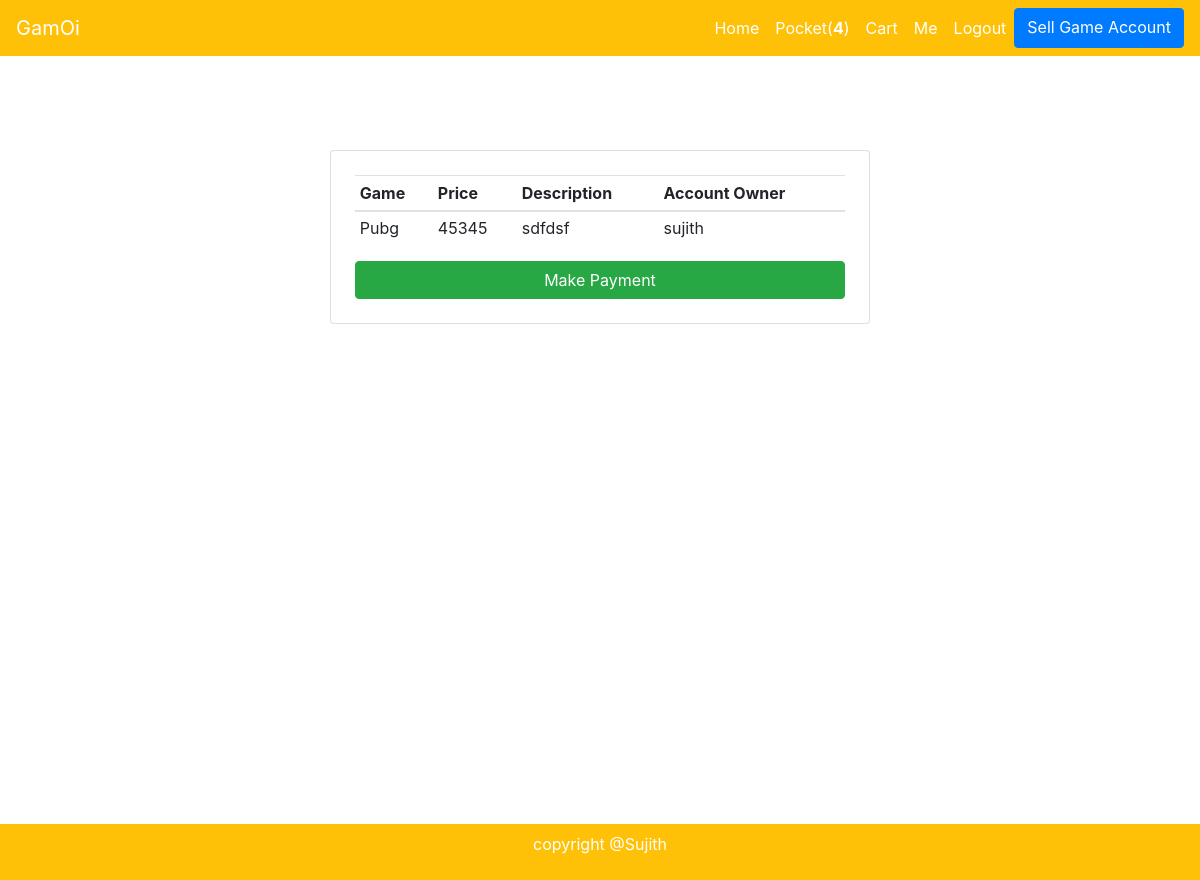
Page /payment/11/ (signed in) on the committed database.
### core/models.py (models this page shows, shortened)
class CartOrder(models.Model):
    user = models.ForeignKey(settings.AUTH_USER_MODEL, on_delete=models.CASCADE)
    game_accounts = models.ManyToManyField(CartItem)
    cart_created_on = models.DateTimeField(auto_now_add=True)
    account_delivered = models.BooleanField(default=False)

class GameAccounts(models.Model):
    description = models.CharField(max_length=300)
    rate = models.PositiveIntegerField()
    game = models.ForeignKey(ListedGames, on_delete=models.CASCADE)
    acc_owner = models.ForeignKey(settings.AUTH_USER_MODEL, on_delete=models.CASCADE, null=True, blank=True)
    payment_done = models.BooleanField(default=False)
    ordered = models.BooleanField(default=False)

class ListedGames(models.Model):
    name = models.CharField(max_length=300)
    theme_image = models.ImageField()
    slug = models.SlugField()
    def __str__(self):
        return self.name
    class Meta:
        verbose_name_plural='Listed Games'

### core/views.py (the view)
# urls.py: path('payment/<int:pk>/', CheckoutView.as_view(), name='checkout'),
class CheckoutView(View):
    def get(self, request, pk, *args, **kwargs):
        try:
            game_account = GameAccounts.objects.get(pk=pk)
            currency = 'INR'
            amount = game_account.rate*100  # Rs. 200
            razorpay_order = razorpay_client.order.create(dict(amount=amount,
                                                       currency=currency,
                                                       payment_capture='0'))
            razorpay_order_id = razorpay_order['id']
            callback_url = "paymenthandler/"
            context = {}
            context['game_account'] = game_account
            context['razorpay_order_id'] = razorpay_order_id
            context['razorpay_merchant_key'] = settings.RAZOR_KEY_ID
            context['razorpay_amount'] = amount
            context['currency'] = currency
            context['callback_url'] = callback_url
            return render(request, "core/checkout.html", context)
        except ObjectDoesNotExist:
            return redirect("core:home")

### core/templatetags/custom_tags.py (called while the page is built)
@register.filter
def cart_item_count(user):
    if user.is_authenticated:
        qs = CartOrder.objects.filter(user=user)
        if qs.exists():
            return qs[0].game_accounts.count()
    return 0

### templates/core/checkout.html (shortened to what this page needs)
{% extends "base.html" %}
{% block content %}
  <main>
    <div class="container">
        <div class="row justify-content-center my_card">
            <div class="col-md-6 col-12 m_card">
                <div class="card p-4">
                    <table class="table table-sm">
                        <thead>
                          <tr>
                            <th scope="col">Game</th>
                            <th scope="col">Price</th>
                            <th scope="col">Description</th>
                            <th scope="col">Account Owner</th>
                          </tr>
                        </thead>
                        <tbody>
                          <tr>
                            <td>{{game_account.game}}</td>
                            <td>{{game_account.rate}}</td>
                            <td>{{game_account.description}}</td>
                            <td>{{game_account.acc_owner}}</td>
                          </tr>
                        </tbody>
                      </table>
                      <button type="button" class="btn btn-success" id="pay-btn">Make Payment</button>
                </div>
            </div>
        </div>
    </div>
  </main>
{% endblock content %}

### templates/base.html (shortened to what this page needs)
{% load custom_tags %}
<!doctype html>
<html lang="en">
  <head>
    <link rel="stylesheet" href="https://stackpath.bootstrapcdn.com/bootstrap/4.3.1/css/bootstrap.min.css">
  </head>
<body>
    <nav class="navbar navbar-expand-lg navbar-dark bg-warning">
        <a class="navbar-brand" href="#">GamOi</a>
        <div class="collapse navbar-collapse" id="navbarNavAltMarkup" style="display: flex;">
          <div class="navbar-nav" style="margin-left: auto;">
            <a class="nav-item nav-link active" href="{% url 'core:home' %}">Home <span class="sr-only">(current)</span></a>
            <a class="nav-item nav-link active" href="{% url 'core:cart' %}">Pocket(<b id="cart1">{{ request.user|cart_item_count }}</b>)</a>
            <a class="nav-item nav-link active" id="cart" href="{% url 'core:cart' %}">Cart</a>
            <a class="nav-item nav-link active" id="cart" href="{% url 'core:cart' %}">Me</a>
            {% if request.user.is_authenticated %}
            <a class="nav-item nav-link active" href="{% url 'accounts:logout' %}">Logout</a>
            <a href="{% url 'core:sell' %}" type="button" class="btn btn-primary">Sell Game Account</a>
            {% else %}
            <a class="nav-item nav-link active" href="{% url 'accounts:login' %}">Login</a>
            <a class="nav-item nav-link active" href="{% url 'accounts:signup' %}">Signup</a>
            {% endif %}
          </div>
        </div>
      </nav>
      <div class="main">
        {% block content %}
        {% endblock content %}
      </div>
      <div class="bg-warning p-2 foot">
        <div class="container">
          <div class="row">
            <div class="col-md-12 text-center text-white">
              <p>copyright @Sujith</p>
            </div>
          </div>
        </div>
      </div>
  </body>
</html>

### templates/core/checkout.html (style rules this page uses)
.my_card { margin-top: 150px; }

### templates/base.html (style rules this page uses)
.navbar { overflow: hidden; background-color: #333; position: fixed; top: 0; width: 100%; z-index:2; }
.main { margin-top: 80px; }
.foot { text-align: center; padding: 10px; margin-top: 500px; padding: 10px 10px 0px 10px; bottom: 0; width: 100%; }

### rows in the picture
GameAccounts: game "Pubg", rate "45345", description "sdfdsf", acc_owner "sujith"

### other values in the picture
{{ request.user|cart_item_count }} "4"
